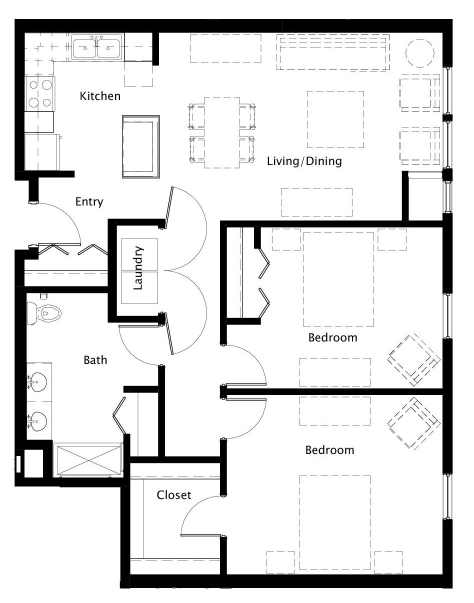
#> input picture Team2/APP/Assets/images/FP.jpeg, 947 x 1206 px (shown at 1/2 size)
$ python -i imageToArray.py   (imports and definitions only)
#> lines starting #> are read from the running program, lines starting #| are printed output that depends on the picture; after the words box and inside, x2 and y2 are one past the last pixel; in counts of white or black regions, pixels touching at a corner belong together
import cv2
import numpy as np

def floorplan_to_maze(image_path, height=None, width=None, blur_effect=100):

    # Load the image
#> called with image_path = '../../../APP/Assets/images/FP.jpeg', blur_effect = 100
    image = cv2.imread(image_path, cv2.IMREAD_GRAYSCALE)
#> image is the input picture: shape (1206, 947); min 0, max 255, mean 223.1

    if image is None:
        raise FileNotFoundError(f"Image at {image_path} not found.")

    # Apply GaussianBlur to smooth out details and remove furniture or small objects
    blurred_image = cv2.GaussianBlur(image, (5, 5), 0)

    # Threshold the image to create a binary map (black and white)
    _, binary_image = cv2.threshold(blurred_image, blur_effect, 255, cv2.THRESH_BINARY_INV)
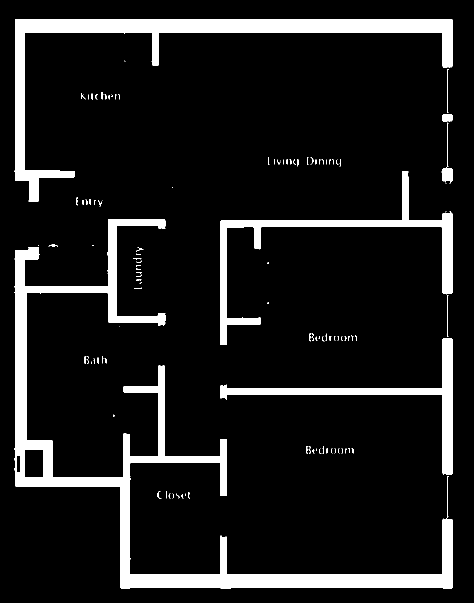
#> binary_image: shape (1206, 947) (shown at 1/2 size); 10.6% white; 113 white regions (56 under 20 px), largest, box (x1, y1, x2, y2) and area: (29, 438, 905, 1177) 57975, (29, 38, 905, 403) 34055, (440, 342, 905, 690) 14869

    # Use morphological operations to remove noise and small gaps (e.g., doors)
    kernel = np.ones((3, 3), np.uint8)
    cleaned_image = cv2.morphologyEx(binary_image, cv2.MORPH_CLOSE, kernel)
#> cleaned_image: shape (1206, 947); 10.6% white; 105 white regions (50 under 20 px), largest, box (x1, y1, x2, y2) and area: (29, 438, 905, 1177) 57990, (29, 38, 905, 403) 34058, (440, 342, 905, 690) 14870

    # Normalize the values to 0 and 1 for better representation of walls and paths
    maze = (cleaned_image > 128).astype(np.uint8)

    # Resize the maze according to the specified height and width
    if height is not None and width is not None:
        maze = cv2.resize(maze, (width, height), interpolation=cv2.INTER_NEAREST)

    #print(np.array2string(maze, threshold=np.inf))

    return maze

>>> result = floorplan_to_maze('../../../APP/Assets/images/FP.jpeg')

$ run again, on Team2/APP/Assets/images/floorplan.jpeg
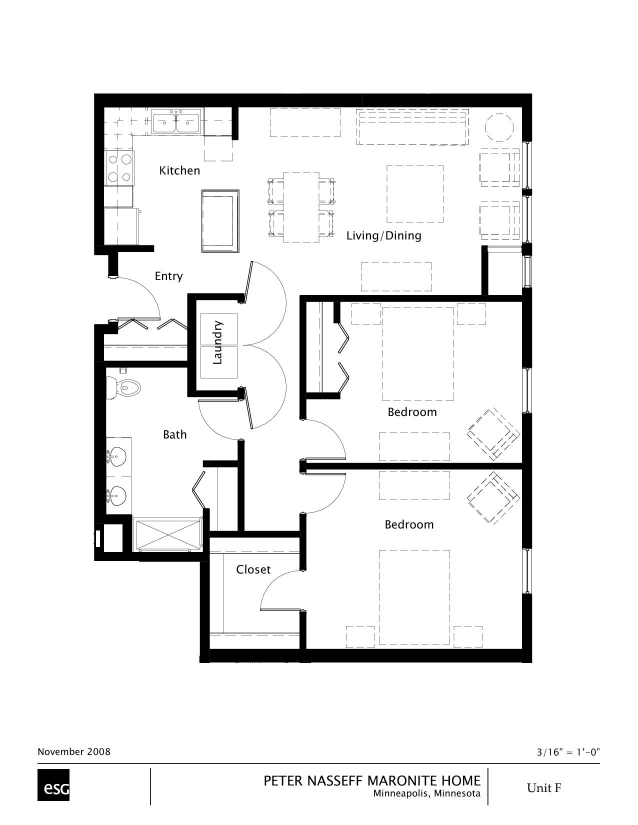
#> input picture Team2/APP/Assets/images/floorplan.jpeg, 1275 x 1650 px (shown at 1/2 size)
#> in floorplan_to_maze, image is the input picture: shape (1650, 1275); min 0, max 255, mean 236.4
#> in floorplan_to_maze, `_, binary_image = cv2.threshold(blurred_image, blur_effect, 255, cv2.T..`:
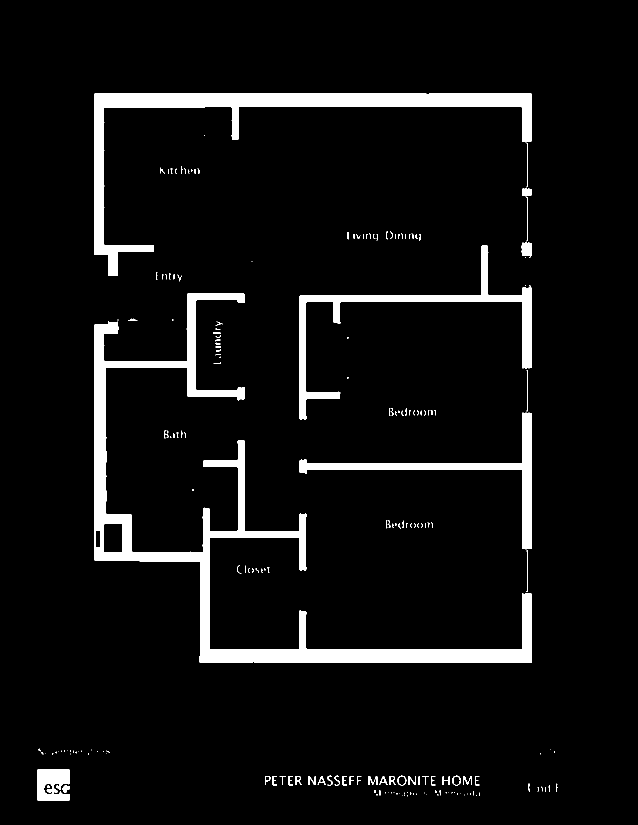
#> binary_image: shape (1650, 1275) (shown at 1/2 size); 6% white; 204 white regions (116 under 20 px), largest, box (x1, y1, x2, y2) and area: (188, 587, 1064, 1326) 57977, (188, 187, 1064, 552) 34056, (599, 491, 1064, 839) 14870
#> cleaned_image: shape (1650, 1275); 6.1% white; 192 white regions (106 under 20 px), largest, box (x1, y1, x2, y2) and area: (188, 587, 1064, 1326) 57992, (188, 187, 1064, 552) 34059, (599, 491, 1064, 839) 14871

$ run again, on Team2/APP/Assets/images/Flat.jpg
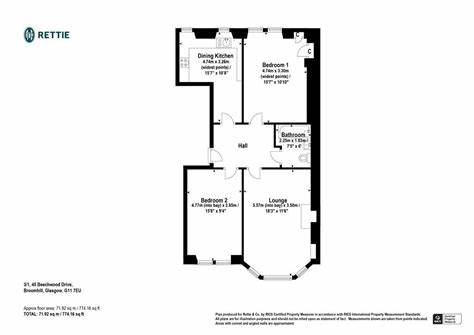
#> input picture Team2/APP/Assets/images/Flat.jpg, 474 x 335 px
#> in floorplan_to_maze, `blurred_image = cv2.GaussianBlur(image, (5, 5), 0)`:
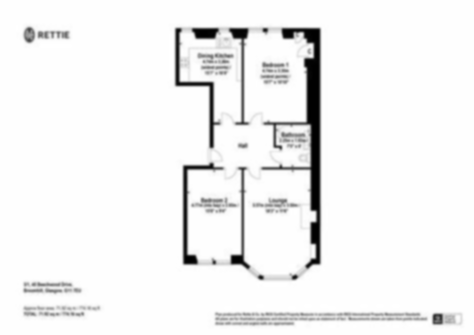
#> blurred_image: shape (335, 474); min 0, max 255, mean 242
#> in floorplan_to_maze, `_, binary_image = cv2.threshold(blurred_image, blur_effect, 255, cv2.T..`:
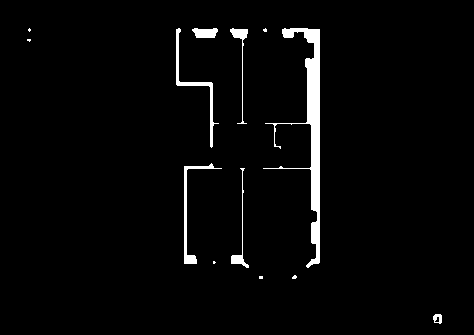
#> binary_image: shape (335, 474); 2.8% white; 13 white regions (6 under 20 px), largest, box (x1, y1, x2, y2) and area: (263, 28, 320, 268) 2609, (176, 28, 219, 148) 509, (184, 163, 222, 264) 477
#> cleaned_image: shape (335, 474); 2.8% white; 13 white regions (6 under 20 px), largest, box (x1, y1, x2, y2) and area: (263, 28, 320, 268) 2613, (176, 28, 219, 148) 509, (184, 163, 222, 264) 477
